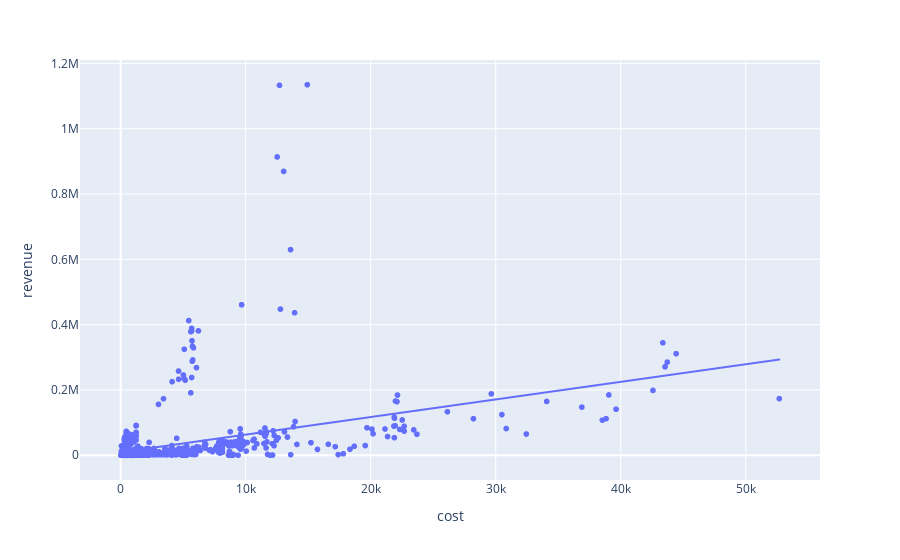

Notebook cell for this chart:
### Code cell
px.scatter(df_campaigns, x="cost", y="revenue", trendline="ols")

### Figure 1 — Plotly figure (JSON) as saved in the notebook; plotly's stock layout.template omitted (floating-point values rounded to 4 significant figures; data arrays with more than 128 entries replaced by an {"elided": "..."} marker saying what was removed)
{"data": [{"hovertemplate": "cost=%{x}<br>revenue=%{y}<extra></extra>", "legendgroup": "", "marker": {"color": "#636efa", "symbol": "circle"}, "mode": "markers", "name": "", "showlegend": false, "type": "scattergl", "x": {"elided": "1036 float values"}, "xaxis": "x", "y": {"elided": "1036 float values"}, "yaxis": "y"}, {"hovertemplate": "<b>OLS trendline</b><br>revenue = 5.38897 * cost + 9235.74<br>R<sup>2</sup>=0.156655<br><br>cost=%{x}<br>revenue=%{y} <b>(trend)</b><extra></extra>", "legendgroup": "", "marker": {"color": "#636efa", "symbol": "circle"}, "mode": "lines", "name": "", "showlegend": false, "type": "scattergl", "x": {"elided": "1036 float values"}, "xaxis": "x", "y": {"elided": "1036 float values"}, "yaxis": "y"}], "layout": {"legend": {"tracegroupgap": 0}, "margin": {"t": 60}, "xaxis": {"anchor": "y", "domain": [0, 1], "title": {"text": "cost"}}, "yaxis": {"anchor": "x", "domain": [0, 1], "title": {"text": "revenue"}}}}
